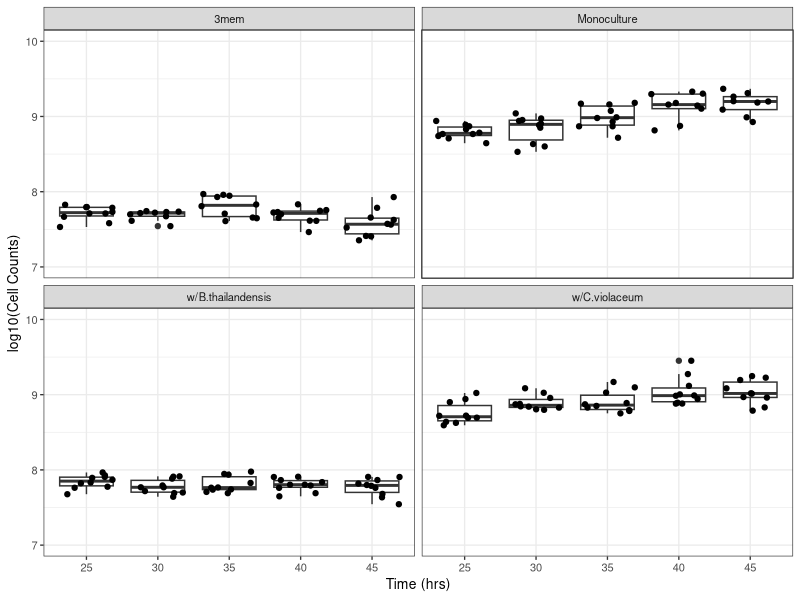
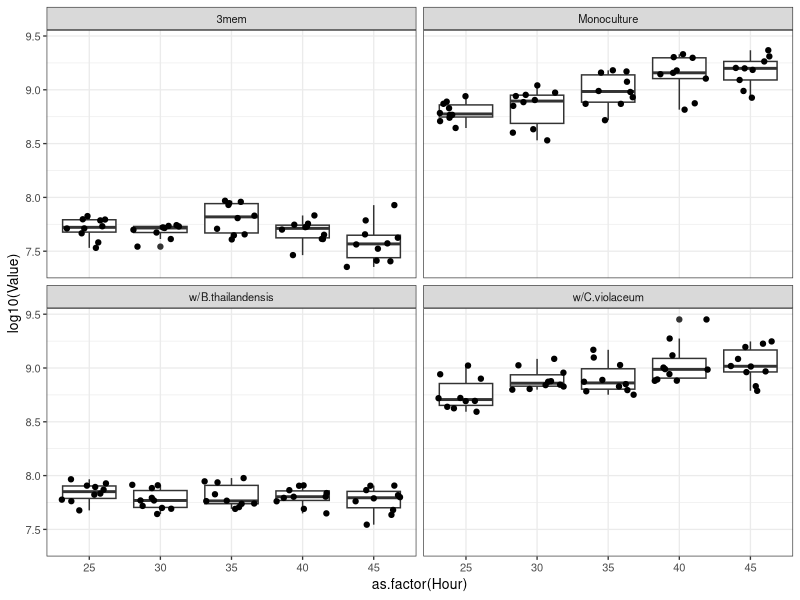
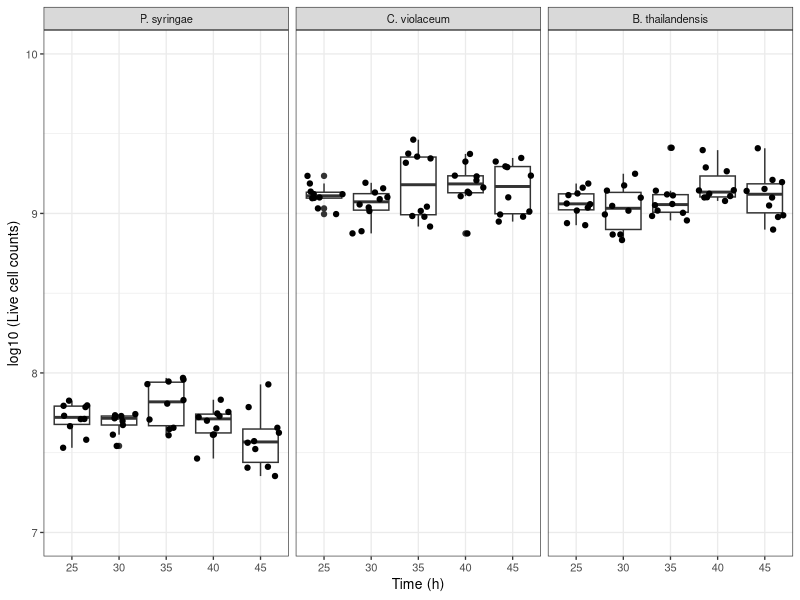
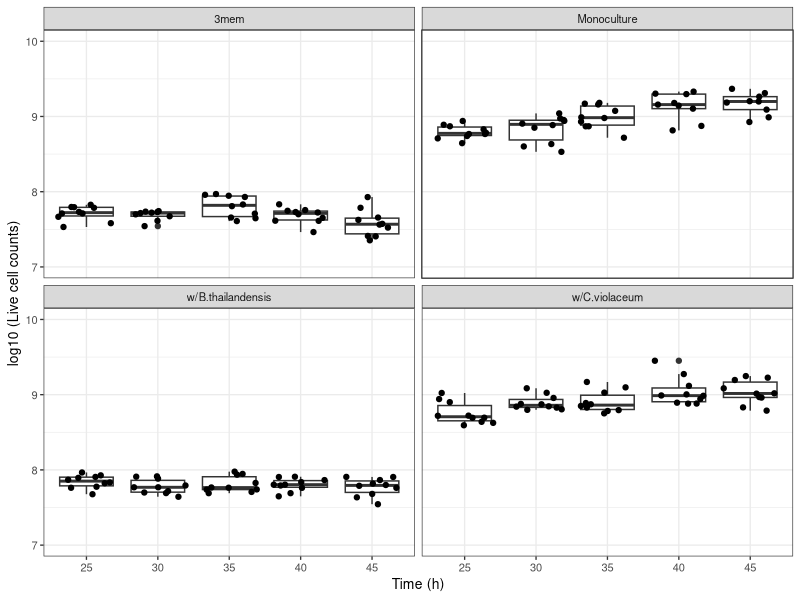
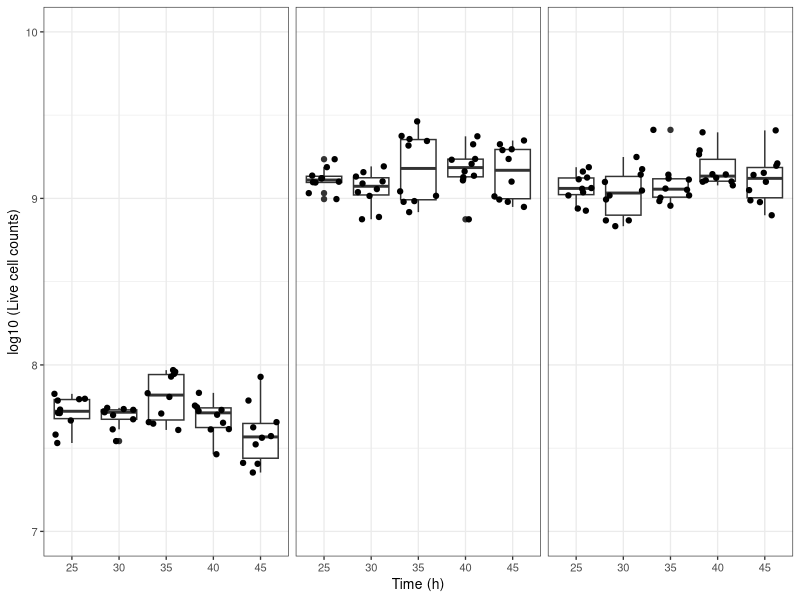

Reproduce these figures in R, in order.

###P.syringae analysis

require(ggplot2)

mydata <- read.csv(file="Input_files/Pseudo_Flow_2bioreps.csv", header=TRUE, sep=",")
attach(mydata)
md <- data.frame(mydata)

md
g=ggplot(md, aes(x=as.factor(Hour), y=log10(Value)))+
  geom_boxplot(aes(x=as.factor(Hour), y=log10(Value)))+ 
  geom_jitter(aes(x=as.factor(Hour), y=log10(Value)))+
  facet_grid(.~Plate,)+
  theme_bw(base_size=10)+
  facet_wrap(~Plate,)+
  scale_fill_manual(values = "red")
g + ylim(7,10) + xlab("Time (hrs)") + ylab("log10(Cell Counts)")
g

ggsave(file ="PsCellCounts_twoBioReps.eps", plot = g + ylim(7,10) + xlab("Time (h)") + ylab("log10 (Live cell counts)"), width=17.4, height= 13,units="cm") 

###3 member analysis

require(ggplot2)

mydata <- read.csv(file="Input_files/Flow_Cytometry_3mem.csv", header=TRUE, sep=",")
attach(mydata)
md <- data.frame(mydata)
md$Plate <- factor(md$Plate, levels = c("P. syringae","C. violaceum","B. thailandensis"))
require(ggplot2)

g=ggplot(md, aes(x=as.factor(Hour), y=log10(Value)))+
  geom_boxplot(aes(x=as.factor(Hour), y=log10(Value)))+ 
  geom_jitter(aes(x=as.factor(Hour), y=log10(Value)))+
  facet_grid(.~Plate,)+
  theme_bw(base_size=10)+
  scale_fill_manual(values = "red")
g + ylim(7,10) + xlab("Time (h)") + ylab("log10 (Live cell counts)") 

ggsave(file ="3memCellCounts_twoBioReps.eps", plot = g + ylim(7,10) + xlab("Time (h)") + ylab("log10 (Live cell counts)") + theme(strip.background = element_blank(),strip.text.x = element_blank()), width=17.4, height= 5.35,units="cm")


